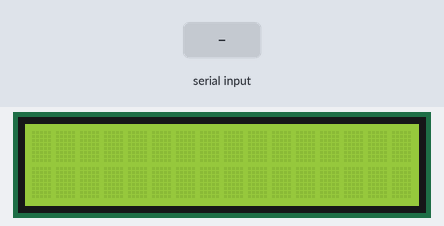
Bench run of a sketch on a simulated Arduino Uno, built with avr-gcc and run on an emulated ATmega328P. Parts: 16×2 character LCD. Inputs (shaded band) come from the test bench.

Above: at 1.2 s.
1.3 s: "*" received over Serial
At 2.1 s:
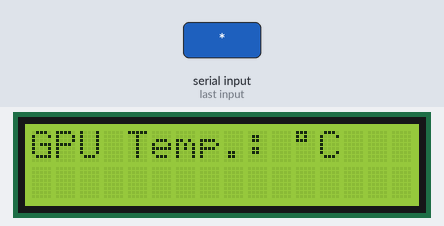
2.8 s: "#" received over Serial
At 3.2 s:
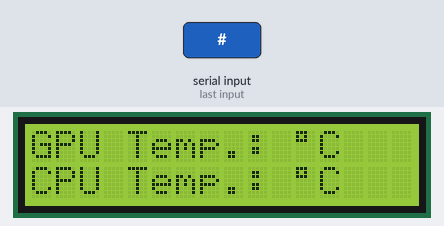
Timing chart, 0 to 5.8 s (numbered marks = the images above; inputs shaded):
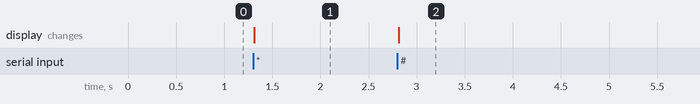

Measured:
- after the input at 1.3 s, the display: changes at once (image 1)
- after the input at 2.8 s, the display: changes at once (image 2)

The sketch:

arduino_lcd_mon.ino
```cpp
#include <Wire.h>
#include <LiquidCrystal_I2C.h>

LiquidCrystal_I2C lcd(0x3F,16,2);
String inData;

void setup() {
    Serial.begin(9600);
    lcd.init();
    lcd.backlight();
}

void loop() {

    while (Serial.available() > 0)
    {
        char recieved = Serial.read();
        inData += recieved;

        if (recieved == '*')
        {
            inData.remove(inData.length() - 1, 1);
            lcd.setCursor(0,0);
            lcd.print("GPU Temp.: " + inData + char(223)+"C ");
            inData = "";

            if(inData == "DIS")
            {
              lcd.clear();
              lcd.setCursor(0,0);
              lcd.print("Disconnected!");
            }
        }

        if (recieved == '#')
        {
            inData.remove(inData.length() - 1, 1);
            lcd.setCursor(0,1);
            lcd.print("CPU Temp.: " + inData + char(223)+"C ");
            inData = "";
        }
    }
}
```
